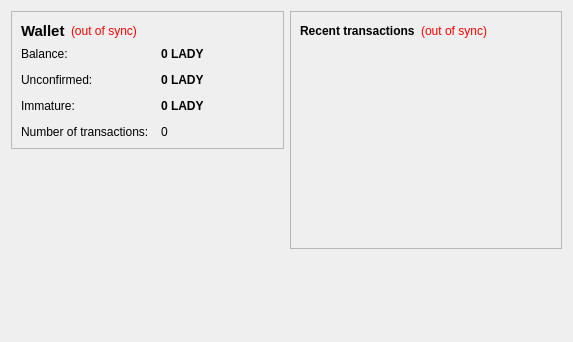
<?xml version="1.0" encoding="UTF-8"?>
<ui version="4.0">
 <class>OverviewPage</class>
 <widget class="QWidget" name="OverviewPage">
  <property name="geometry">
   <rect>
    <x>0</x>
    <y>0</y>
    <width>573</width>
    <height>342</height>
   </rect>
  </property>
  <property name="windowTitle">
   <string>Form</string>
  </property>
  <layout class="QHBoxLayout" name="horizontalLayout" stretch="1,1">
   <item>
    <layout class="QVBoxLayout" name="verticalLayout_2">
     <item>
      <widget class="QFrame" name="frame">
       <property name="frameShape">
        <enum>QFrame::StyledPanel</enum>
       </property>
       <property name="frameShadow">
        <enum>QFrame::Raised</enum>
       </property>
       <layout class="QVBoxLayout" name="verticalLayout_4">
        <item>
         <layout class="QHBoxLayout" name="horizontalLayout_4">
          <item>
           <widget class="QLabel" name="label_5">
            <property name="font">
             <font>
              <pointsize>11</pointsize>
              <weight>75</weight>
              <bold>true</bold>
             </font>
            </property>
            <property name="text">
             <string>Wallet</string>
            </property>
           </widget>
          </item>
          <item>
           <widget class="QLabel" name="labelWalletStatus">
            <property name="toolTip">
             <string>The displayed information may be out of date. Your wallet automatically synchronizes with the LadyCoin network after a connection is established, but this process has not completed yet.</string>
            </property>
            <property name="styleSheet">
             <string notr="true">QLabel { color: red; }</string>
            </property>
            <property name="text">
             <string notr="true">(out of sync)</string>
            </property>
            <property name="alignment">
             <set>Qt::AlignLeading|Qt::AlignLeft|Qt::AlignVCenter</set>
            </property>
           </widget>
          </item>
          <item>
           <spacer name="horizontalSpacer_2">
            <property name="orientation">
             <enum>Qt::Horizontal</enum>
            </property>
            <property name="sizeHint" stdset="0">
             <size>
              <width>40</width>
              <height>20</height>
             </size>
            </property>
           </spacer>
          </item>
         </layout>
        </item>
        <item>
         <layout class="QFormLayout" name="formLayout_2">
          <property name="fieldGrowthPolicy">
           <enum>QFormLayout::AllNonFixedFieldsGrow</enum>
          </property>
          <property name="horizontalSpacing">
           <number>12</number>
          </property>
          <property name="verticalSpacing">
           <number>12</number>
          </property>
          <item row="0" column="0">
           <widget class="QLabel" name="label">
            <property name="text">
             <string>Balance:</string>
            </property>
           </widget>
          </item>
          <item row="0" column="1">
           <widget class="QLabel" name="labelBalance">
            <property name="font">
             <font>
              <weight>75</weight>
              <bold>true</bold>
             </font>
            </property>
            <property name="cursor">
             <cursorShape>IBeamCursor</cursorShape>
            </property>
            <property name="toolTip">
             <string>Your current balance</string>
            </property>
            <property name="text">
             <string notr="true">0 LADY</string>
            </property>
            <property name="textInteractionFlags">
             <set>Qt::LinksAccessibleByMouse|Qt::TextSelectableByKeyboard|Qt::TextSelectableByMouse</set>
            </property>
           </widget>
          </item>
          <item row="1" column="0">
           <widget class="QLabel" name="label_3">
            <property name="text">
             <string>Unconfirmed:</string>
            </property>
           </widget>
          </item>
          <item row="1" column="1">
           <widget class="QLabel" name="labelUnconfirmed">
            <property name="font">
             <font>
              <weight>75</weight>
              <bold>true</bold>
             </font>
            </property>
            <property name="cursor">
             <cursorShape>IBeamCursor</cursorShape>
            </property>
            <property name="toolTip">
             <string>Total of transactions that have yet to be confirmed, and do not yet count toward the current balance</string>
            </property>
            <property name="text">
             <string notr="true">0 LADY</string>
            </property>
            <property name="textInteractionFlags">
             <set>Qt::LinksAccessibleByMouse|Qt::TextSelectableByKeyboard|Qt::TextSelectableByMouse</set>
            </property>
           </widget>
          </item>
          <item row="3" column="0">
           <widget class="QLabel" name="label_2">
            <property name="text">
             <string>Number of transactions:</string>
            </property>
           </widget>
          </item>
          <item row="3" column="1">
           <widget class="QLabel" name="labelNumTransactions">
            <property name="toolTip">
             <string>Total number of transactions in wallet</string>
            </property>
            <property name="text">
             <string notr="true">0</string>
            </property>
           </widget>
          </item>
          <item row="2" column="0">
           <widget class="QLabel" name="labelImmatureText">
            <property name="text">
             <string>Immature:</string>
            </property>
           </widget>
          </item>
          <item row="2" column="1">
           <widget class="QLabel" name="labelImmature">
            <property name="font">
             <font>
              <weight>75</weight>
              <bold>true</bold>
             </font>
            </property>
            <property name="toolTip">
             <string>Mined balance that has not yet matured</string>
            </property>
            <property name="text">
             <string notr="true">0 LADY</string>
            </property>
            <property name="textInteractionFlags">
             <set>Qt::LinksAccessibleByMouse|Qt::TextSelectableByKeyboard|Qt::TextSelectableByMouse</set>
            </property>
           </widget>
          </item>
         </layout>
        </item>
       </layout>
      </widget>
     </item>
     <item>
      <spacer name="verticalSpacer">
       <property name="orientation">
        <enum>Qt::Vertical</enum>
       </property>
       <property name="sizeHint" stdset="0">
        <size>
         <width>20</width>
         <height>40</height>
        </size>
       </property>
      </spacer>
     </item>
    </layout>
   </item>
   <item>
    <layout class="QVBoxLayout" name="verticalLayout_3">
     <item>
      <widget class="QFrame" name="frame_2">
       <property name="frameShape">
        <enum>QFrame::StyledPanel</enum>
       </property>
       <property name="frameShadow">
        <enum>QFrame::Raised</enum>
       </property>
       <layout class="QVBoxLayout" name="verticalLayout">
        <item>
         <layout class="QHBoxLayout" name="horizontalLayout_2">
          <item>
           <widget class="QLabel" name="label_4">
            <property name="text">
             <string>&lt;b&gt;Recent transactions&lt;/b&gt;</string>
            </property>
           </widget>
          </item>
          <item>
           <widget class="QLabel" name="labelTransactionsStatus">
            <property name="toolTip">
             <string>The displayed information may be out of date. Your wallet automatically synchronizes with the LadyCoin network after a connection is established, but this process has not completed yet.</string>
            </property>
            <property name="styleSheet">
             <string notr="true">QLabel { color: red; }</string>
            </property>
            <property name="text">
             <string notr="true">(out of sync)</string>
            </property>
            <property name="alignment">
             <set>Qt::AlignRight|Qt::AlignTrailing|Qt::AlignVCenter</set>
            </property>
           </widget>
          </item>
          <item>
           <spacer name="horizontalSpacer">
            <property name="orientation">
             <enum>Qt::Horizontal</enum>
            </property>
            <property name="sizeHint" stdset="0">
             <size>
              <width>40</width>
              <height>20</height>
             </size>
            </property>
           </spacer>
          </item>
         </layout>
        </item>
        <item>
         <widget class="QListView" name="listTransactions">
          <property name="styleSheet">
           <string notr="true">QListView { background: transparent; }</string>
          </property>
          <property name="frameShape">
           <enum>QFrame::NoFrame</enum>
          </property>
          <property name="verticalScrollBarPolicy">
           <enum>Qt::ScrollBarAlwaysOff</enum>
          </property>
          <property name="horizontalScrollBarPolicy">
           <enum>Qt::ScrollBarAlwaysOff</enum>
          </property>
          <property name="selectionMode">
           <enum>QAbstractItemView::NoSelection</enum>
          </property>
         </widget>
        </item>
       </layout>
      </widget>
     </item>
     <item>
      <spacer name="verticalSpacer_2">
       <property name="orientation">
        <enum>Qt::Vertical</enum>
       </property>
       <property name="sizeHint" stdset="0">
        <size>
         <width>20</width>
         <height>40</height>
        </size>
       </property>
      </spacer>
     </item>
    </layout>
   </item>
  </layout>
 </widget>
 <resources/>
 <connections/>
</ui>
